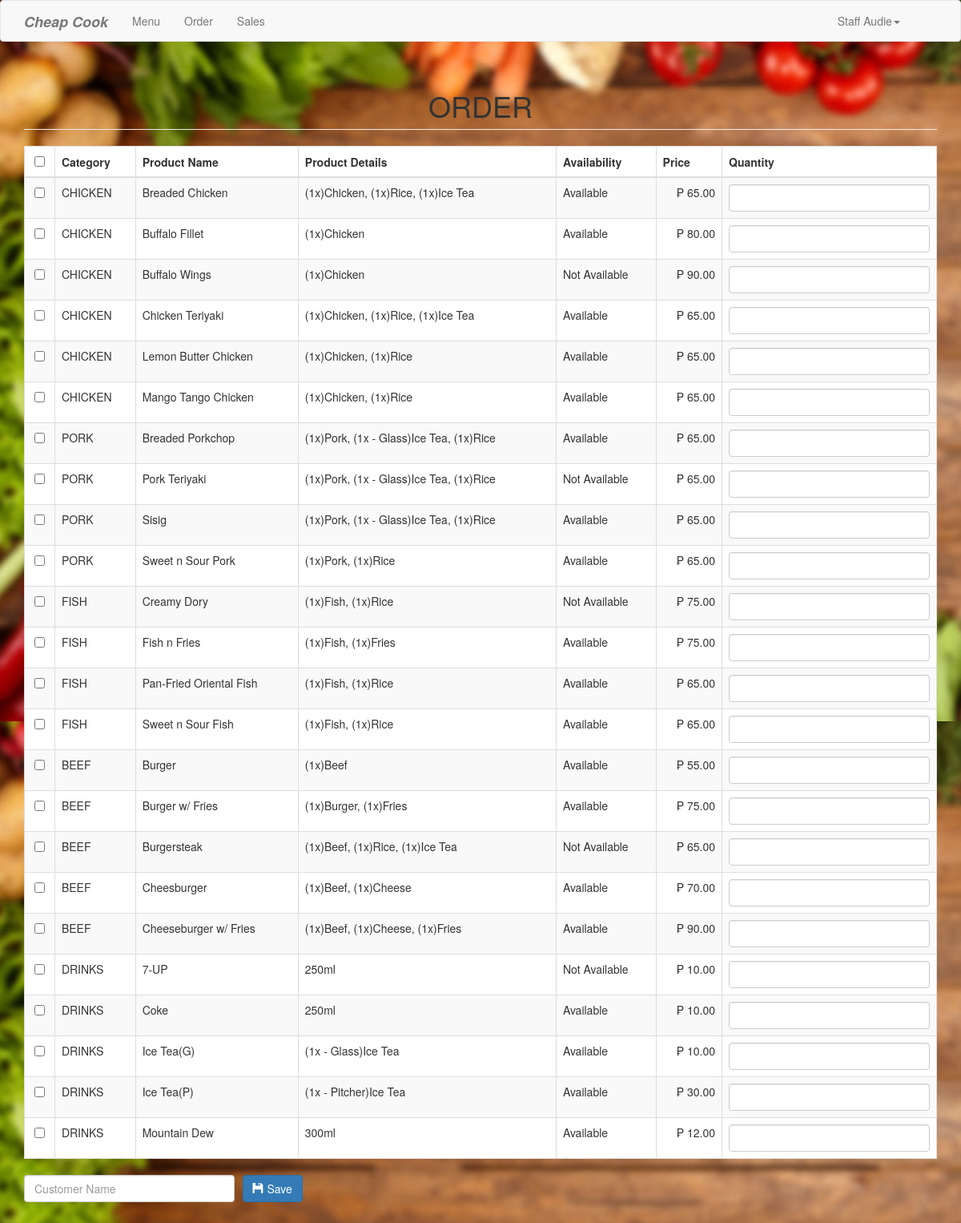
/stafforder.php (signed in), run on the app's committed database.
### tables this page shows
CREATE TABLE  `product` (
  `productid` int(11) NOT NULL,
  `categoryid` int(1) NOT NULL,
  `productname` varchar(30) NOT NULL,
  `productdetails` varchar(100) NOT NULL,
  `prodavail` varchar(15) NOT NULL,
  `price` double NOT NULL,
  `photo` varchar(150) NOT NULL
);

CREATE TABLE `category` (
  `categoryid` int(11) NOT NULL,
  `catname` varchar(30) NOT NULL
);

### stafforder.php (the view, shortened to what this page needs)
<?php include('header.php'); ?>
<body>
<?php include('staffnavbar.php'); ?>
<div class="container">
	<h1 class="page-header text-center">ORDER</h1>
	<form method="POST" action="staffpurchase.php">
		<table class="table table-striped table-bordered"  style="background-color: white">
			<thead>
				<th class="text-center"><input type="checkbox" id="checkAll"></th>
				<th>Category</th>
				<th>Product Name</th>
				<th>Product Details</th>
				<th>Availability</th>
				<th>Price</th>
				<th>Quantity</th>
			</thead>
			<tbody>
				<?php
					$sql="select * from product left join category on category.categoryid=product.categoryid order by product.categoryid asc, productname asc";
					$query=$conn->query($sql);
					$iterate=0;
					while($row=$query->fetch_array()){
						?>
						<tr>
							<td class="text-center"><input type="checkbox" value="<?php echo $row['productid']; ?>||<?php echo $iterate; ?>" name="productid[]" style=""></td>
							<td><?php echo $row['catname']; ?></td>
							<td><?php echo $row['productname']; ?></td>
							<td><?php echo $row['productdetails']; ?></td>
							<td><?php echo $row['prodavail']; ?></td>
							<td class="text-right">₱ <?php echo number_format($row['price'], 2); ?></td>
							<td><input type="text" class="form-control" name="quantity_<?php echo $iterate; ?>"></td>
						</tr>
						<?php
						$iterate++;
					}
				?>
			</tbody>
		</table>
		<div class="row">
			<div class="col-md-3">
				<input type="text" name="customer" class="form-control" placeholder="Customer Name" required>
			</div>
			<div class="col-md-2" style="margin-left:-20px;">
				<button type="submit" class="btn btn-primary"><span class="glyphicon glyphicon-floppy-disk"></span> Save</button>
			</div>
			<br><br><br>
		</div>
	</form>
</div>
</body>
</html>

### stafforder.php (style rules this page uses)
body { background-image: url("upload/bg1.jpg") }

### data on the page
product: categoryid.catname "CHICKEN", productname "Breaded Chicken", productdetails "(1x)Chicken, (1x)Rice, (1x)Ice Tea", prodavail "Available", price "65.00"
product: categoryid.catname "CHICKEN", productname "Buffalo Fillet", productdetails "(1x)Chicken", prodavail "Available", price "80.00"
product: categoryid.catname "CHICKEN", productname "Buffalo Wings", productdetails "(1x)Chicken", prodavail "Not Available", price "90.00"
product: categoryid.catname "CHICKEN", productname "Chicken Teriyaki", productdetails "(1x)Chicken, (1x)Rice, (1x)Ice Tea", prodavail "Available", price "65.00"
product: categoryid.catname "CHICKEN", productname "Lemon Butter Chicken", productdetails "(1x)Chicken, (1x)Rice", prodavail "Available", price "65.00"
product: categoryid.catname "CHICKEN", productname "Mango Tango Chicken", productdetails "(1x)Chicken, (1x)Rice", prodavail "Available", price "65.00"
product: categoryid.catname "PORK", productname "Breaded Porkchop", productdetails "(1x)Pork, (1x - Glass)Ice Tea, (1x)Rice", prodavail "Available", price "65.00"
product: categoryid.catname "PORK", productname "Pork Teriyaki", productdetails "(1x)Pork, (1x - Glass)Ice Tea, (1x)Rice", prodavail "Not Available", price "65.00"
product: categoryid.catname "PORK", productname "Sisig", productdetails "(1x)Pork, (1x - Glass)Ice Tea, (1x)Rice", prodavail "Available", price "65.00"
product: categoryid.catname "PORK", productname "Sweet n Sour Pork", productdetails "(1x)Pork, (1x)Rice", prodavail "Available", price "65.00"
product: categoryid.catname "FISH", productname "Creamy Dory", productdetails "(1x)Fish, (1x)Rice", prodavail "Not Available", price "75.00"
product: categoryid.catname "FISH", productname "Fish n Fries", productdetails "(1x)Fish, (1x)Fries", prodavail "Available", price "75.00"
product: categoryid.catname "FISH", productname "Pan-Fried Oriental Fish", productdetails "(1x)Fish, (1x)Rice", prodavail "Available", price "65.00"
product: categoryid.catname "FISH", productname "Sweet n Sour Fish", productdetails "(1x)Fish, (1x)Rice", prodavail "Available", price "65.00"
product: categoryid.catname "BEEF", productname "Burger", productdetails "(1x)Beef", prodavail "Available", price "55.00"
product: categoryid.catname "BEEF", productname "Burger w/ Fries", productdetails "(1x)Burger, (1x)Fries", prodavail "Available", price "75.00"
product: categoryid.catname "BEEF", productname "Burgersteak", productdetails "(1x)Beef, (1x)Rice, (1x)Ice Tea", prodavail "Not Available", price "65.00"
product: categoryid.catname "BEEF", productname "Cheesburger", productdetails "(1x)Beef, (1x)Cheese", prodavail "Available", price "70.00"
product: categoryid.catname "BEEF", productname "Cheeseburger w/ Fries", productdetails "(1x)Beef, (1x)Cheese, (1x)Fries", prodavail "Available", price "90.00"
product: categoryid.catname "DRINKS", productname "7-UP", productdetails "250ml", prodavail "Not Available", price "10.00"
product: categoryid.catname "DRINKS", productname "Coke", productdetails "250ml", prodavail "Available", price "10.00"
product: categoryid.catname "DRINKS", productname "Ice Tea(G)", productdetails "(1x - Glass)Ice Tea", prodavail "Available", price "10.00"
product: categoryid.catname "DRINKS", productname "Ice Tea(P)", productdetails "(1x - Pitcher)Ice Tea", prodavail "Available", price "30.00"
product: categoryid.catname "DRINKS", productname "Mountain Dew", productdetails "300ml", prodavail "Available", price "12.00"

### other printed values
$username "Audie"
